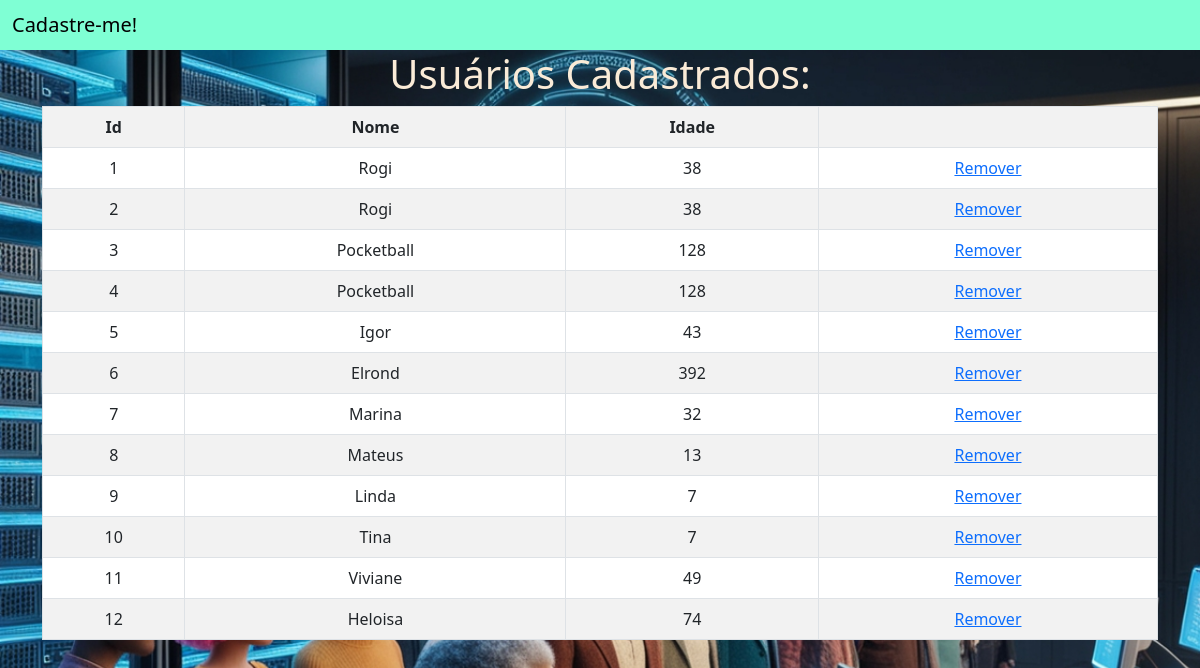
/usuarios/, run on an earlier commit of the app's database.
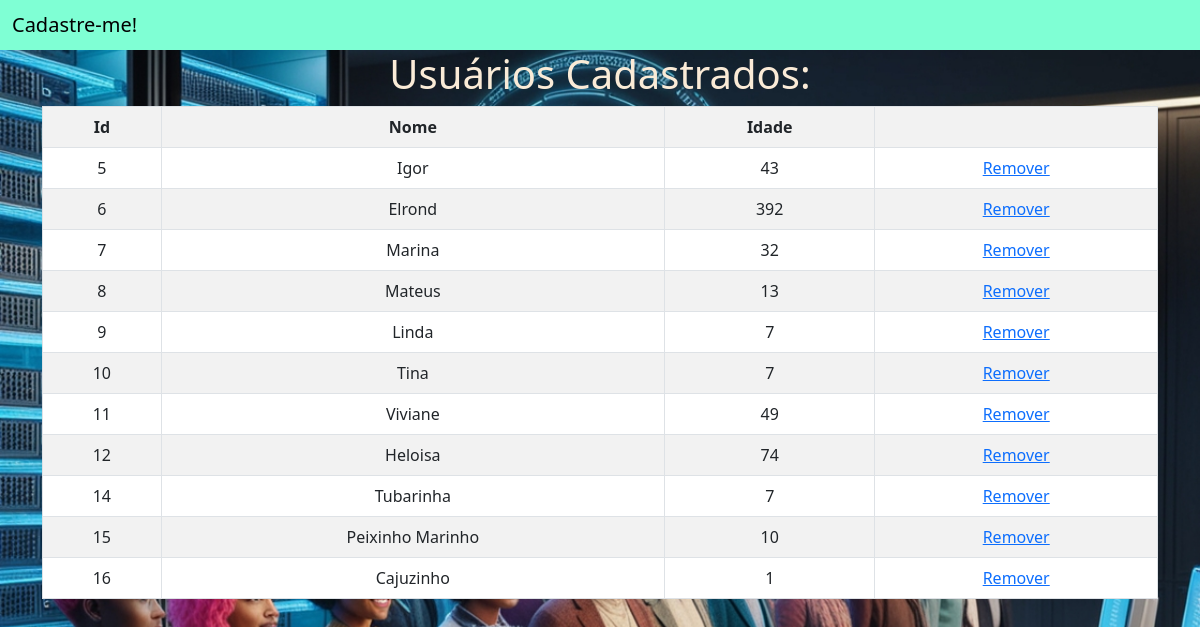
And on a later commit of the database.
### app_cad_usuarios/models.py (models this page shows, shortened)
class Usuario(models.Model):
    id_usuario = models.AutoField(primary_key=True)
    nome = models.TextField(max_length=255)
    idade = models.IntegerField()

### app_cad_usuarios/views.py (the view)
# urls.py: path('usuarios/', views.mostra_usuarios, name='mostra_usuarios'),
def mostra_usuarios(request):
    usuarios = {
        'usuarios': Usuario.objects.all()
    }
    return render(request, 'usuarios/usuarios.html', usuarios)

### app_cad_usuarios/templates/usuarios/usuarios.html
{% extends 'usuarios/base.html' %}
{% block conteudo %}
<div style="text-align: center;" class="container">
    <h1>Usuários Cadastrados:</h1>
    <table class="table table-bordered table-striped" bgcolor="WHITE">
        <tr>
            <th>Id</th>
            <th>Nome</th>
            <th>Idade</th>
            <th></th>
        </tr>
        {% for usuario in usuarios %}
        <tr>
            <td>{{usuario.id_usuario}}</td>
            <td>{{usuario.nome}}</td>
            <td>{{usuario.idade}}</td>
            <td><a href="confirm_remove/{{ usuario.id_usuario }}">Remover</a></td>
        </tr>
        {% endfor %}
    </table>
</div>
{% endblock %}

### app_cad_usuarios/templates/usuarios/base.html (shortened to what this page needs)
{% load static %}
<!doctype html>
<html lang="en">
  <head>
    <link href="https://cdn.jsdelivr.net/npm/bootstrap@5.0.2/dist/css/bootstrap.min.css" rel="stylesheet">
    <link rel="stylesheet" href="{% static 'css/style.css' %}">
  </head>
  <body>
    <nav style="background-color: aquamarine !important;" class="navbar navbar-light bg-light">
        <div class="container-fluid">
          <span class="navbar-brand mb-0 h1"><a style="text-decoration: none; color: black" href="{% url 'home' %}">Cadastre-me!</a></span>
        </div>
    </nav>
    {% block conteudo %}
    {% endblock %}
  </body>
</html>

### arq_estatic/css/style.css (style rules this page uses)
body { background-image: url(../imagens/cad_usuario_image_1.jpg); background-size: 100%; background-repeat: no-repeat; color: antiquewhite; }

What changed in the data, as far as the page shows it:
removed Usuario: id_usuario "1", nome "Rogi", idade "38"
removed Usuario: id_usuario "2", nome "Rogi", idade "38"
removed Usuario: id_usuario "3", nome "Pocketball", idade "128"
removed Usuario: id_usuario "4", nome "Pocketball", idade "128"
added Usuario: id_usuario "14", nome "Tubarinha", idade "7"
added Usuario: id_usuario "15", nome "Peixinho Marinho", idade "10"
added Usuario: id_usuario "16", nome "Cajuzinho", idade "1"
